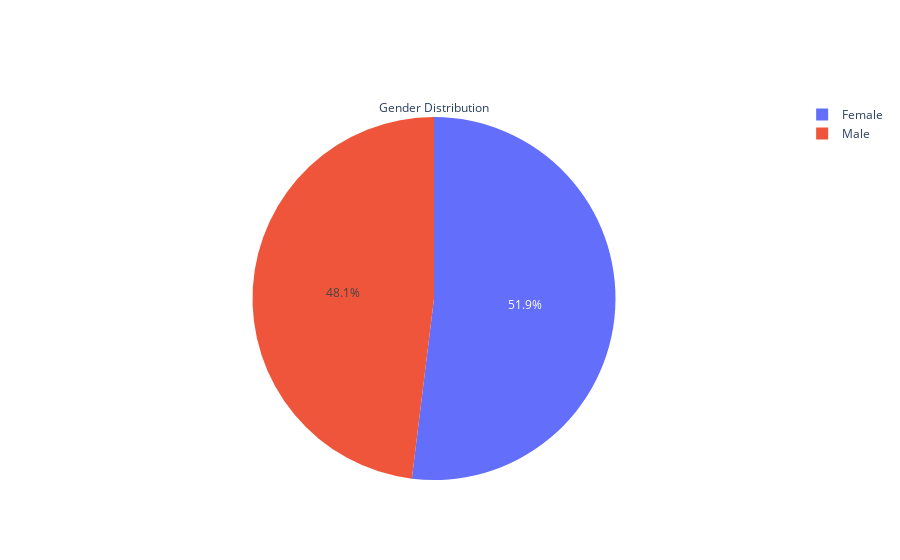

The notebook cell saved with this chart:
### Markdown cell above
### Gender Distribution

### Code cell
init_notebook_mode(connected=True)
fig=go.Figure()
fig.add_trace(go.Pie(
    labels=df['gender'].value_counts().index,
    values=df['gender'].value_counts().values,
    title='Gender Distribution'
))
iplot(fig)
fig.write_html("vis_15/Gender_Distribution.html")

### Figure 1 — Plotly figure (JSON) as saved in the notebook; plotly's stock layout.template omitted (floating-point values rounded to 4 significant figures)
{"data": [{"labels": ["Female", "Male"], "title": {"text": "Gender Distribution"}, "type": "pie", "values": [40, 37]}], "layout": {}}
